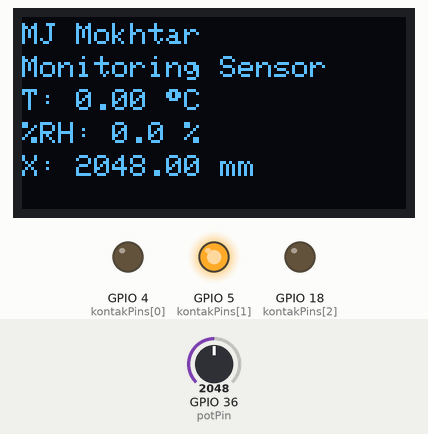
Bench run of a sketch on a simulated ESP32. Shown: 128×64 one-colour display, output pins drawn as LEDs (lit = HIGH). Inputs (shaded band) come from the test bench; at power-on: GPIO 36 (potPin) = 2048. WiFi joins after 1.5 s; servers stay silent unless stated; no MQTT or app messages arrive unless stated; what the sketch prints to the serial monitor is not drawn.

Above: at 0.1 s.
At 2.2 s:
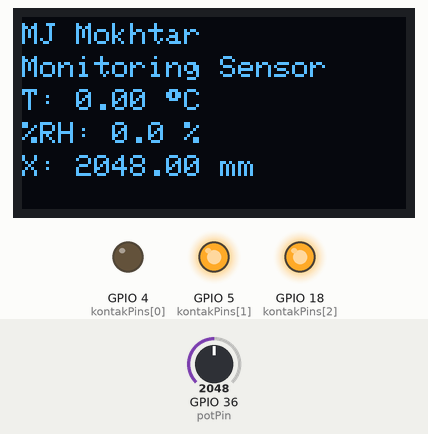
Timing chart, 0 to 3.7 s (numbered marks = the images above):
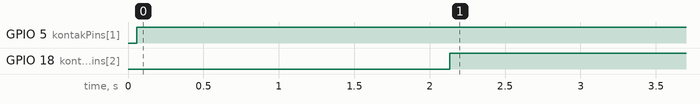

The sketch:

IoT-v2.0.ino
```cpp
#include <WiFi.h>
#include <MQTT.h>

//Koding OLED --------------------------------------->
#include <Adafruit_GFX.h>
#include <Adafruit_SSD1306.h>

#define SCREEN_WIDTH 128 // OLED width,  in pixels
#define SCREEN_HEIGHT 64 // OLED height, in pixels
#define SCREEN_ADDRESS 0x3C ///< See datasheet for Address; 0x3D for 128x64, 0x3C for 128x32

// create an OLED display object connected to I2C
Adafruit_SSD1306 oled(SCREEN_WIDTH, SCREEN_HEIGHT, &Wire, -1);

const char ssid[] = "XXXXXXXXXX";
const char pass[] = "XXXXXXXXXX";

WiFiClient net;
MQTTClient client;

const int kontakPins[] = {4, 5, 18};
const int kontakCount = sizeof(kontakPins) / sizeof(kontakPins[0]);

#define TRH_ID 0
#define ROTARY_ID 1

float temp = 0, humi = 0;

SemaphoreHandle_t xMutex;

void connect() {
  Serial.print("checking wifi...");
  while (WiFi.status() != WL_CONNECTED) {
    Serial.print(".");
    digitalWrite(kontakPins[1], HIGH);
    delay(1000);
  }

  digitalWrite(kontakPins[3], HIGH);
  Serial.print("\nconnecting...");
  while (!client.connect("esp32", "public", "public")) {
    Serial.print(".");
    delay(1000);
  }

  if (client.connected()) {
    Serial.println("\nconnected!");
  } else {
    Serial.println("\nconnection failed, retrying...");
  }
}


void readXY_MD02() {
  uint8_t buff[] = {
    0x01, // Devices Address
    0x04, // Function code
    0x00, // Start Address HIGH
    0x01, // Start Address LOW
    0x00, // Quantity HIGH
    0x02, // Quantity LOW
    0x20, // CRC LOW
    0x0B  // CRC HIGH
  };

  Serial2.write(buff, sizeof(buff));
  Serial2.flush(); // wait send completed

  if (Serial2.find("\x01\x04")) {
    uint8_t n = Serial2.read();

    temp = ((uint16_t)(Serial2.read() << 8) | Serial2.read()) / 100.0; //devided by 100
    humi = ((uint16_t)(Serial2.read() << 8) | Serial2.read()) / 100.0; //devided by 100
  }
}


typedef struct {
  byte deviceID;
  float value1;
  float value2;
} SENSOR;

QueueHandle_t queueSensor = xQueueCreate(8, sizeof(SENSOR));

void trh(void *ptParam) {

  Serial2.begin(9600);
  SENSOR shtSensor;
  shtSensor.deviceID = TRH_ID;

  while (1 ) {
    readXY_MD02();
    char tempString[8];
    dtostrf(temp, 1, 2, tempString);  //Convert float to String
    client.publish("rtos/iot/temperature", tempString);

    char humiString[8];
    dtostrf(humi, 1, 2, humiString);
    client.publish("rtos/iot/humidity", humiString);


    shtSensor.value1 = temp;
    shtSensor.value2 = humi;

    // TickType_t timeOut = portMAX_DELAY;
    TickType_t timeOut = 2000;
    if (xQueueSend(queueSensor, &shtSensor, timeOut) != pdPASS) {
      Serial.println("SHT: Queue is full.");
    }

    vTaskDelay(1000);
  }

}

void rotary(void *ptParam) {
  // Potentiometer is connected to GPIO 34 (Analog ADC1_CH6)
  const int potPin = A0;

  // variable for storing the potentiometer value
  int adcValue = 0;

  SENSOR RSensor;
  RSensor.deviceID = ROTARY_ID;

  while (1 ) {
    adcValue = analogRead(potPin);
    char xString[8];
    dtostrf(adcValue, 1, 2, xString);  //Convert float to String
    client.publish("rtos/iot/distance", xString);

    RSensor.value1 = adcValue;
    RSensor.value2 = 0.0;

    // TickType_t timeOut = portMAX_DELAY;
    TickType_t timeOut = 2000;
    if (xQueueSend(queueSensor, &RSensor, timeOut) != pdPASS) {
      Serial.println("LDR: Queue is full.");
    }

    vTaskDelay(1000);
  }

}

void updateDisplay(float temp, float humidity, float rotaryPos) {
  // Take the mutex before accessing the display
  xSemaphoreTake(xMutex, portMAX_DELAY);

  oled.clearDisplay();

  // Static texts
  oled.setCursor(0, 2);
  oled.println("MJ Mokhtar");
  oled.setCursor(0, 13);
  oled.println("Monitoring Sensor");

  // Sensor readings
  oled.setCursor(0, 24);
  oled.println("T: " + String(temp, 2) + " " + char(247) + "C");
  oled.setCursor(0, 35);
  oled.println("%RH: " + String(humidity, 1) + " %");
  oled.setCursor(0, 46);
  oled.println("X: " + String(rotaryPos) + " mm");

  oled.display();

  // Give the mutex back
  xSemaphoreGive(xMutex);
}

void lcdTask(void *ptParam) {
  oled.begin(SSD1306_SWITCHCAPVCC, SCREEN_ADDRESS);
  oled.setTextSize(1);
  oled.setTextColor(WHITE);

  // Initialize the mutex
  xMutex = xSemaphoreCreateMutex();

  float lastTemperature = 0.0;
  float lastHumidity = 0.0;
  float lastRotaryPosition = 0.0;

  SENSOR data;
  while (1) {
    TickType_t timeOut = 2000 / portTICK_PERIOD_MS;
    if (xQueueReceive(queueSensor, &data, timeOut) == pdPASS) {

      switch (data.deviceID) {
        case TRH_ID:
          lastTemperature = data.value1;
          lastHumidity = data.value2;
          break;

        case ROTARY_ID:
          lastRotaryPosition = data.value1;
          break;

        default:
          Serial.println("LCD: Unknown Device");
          break;
      }
    } else {
      Serial.println("LCD: Message Queue is Empty");
    }

    // Update the display with the latest readings
    updateDisplay(lastTemperature, lastHumidity, lastRotaryPosition);

    vTaskDelay(2000 / portTICK_PERIOD_MS);
  }
}


void mqttLoop(void *pvParameters) {
  for (;;) {
    if (!client.connected()) {
      connect();
    }

    if (client.connected()) {
      digitalWrite(kontakPins[2], HIGH);
      client.loop();
    }

    vTaskDelay(pdMS_TO_TICKS(10)); // Pendekatan non-blocking untuk memastikan keberlanjutan loop
  }
}

void setup()
{
  Serial.begin(115200);

  for (int i = 0; i < kontakCount; i++) {
    pinMode(kontakPins[i], OUTPUT);
  }

  Serial2.begin(9600, SERIAL_8N1, 16, 17); // Rx, Tx
  Serial2.setTimeout(200);

  // start wifi and mqtt
  WiFi.begin(ssid, pass);
  client.begin("192.168.XX.XX", 1883, net);

  // Initialize the mutex
  xMutex = xSemaphoreCreateMutex();

  xTaskCreate(trh, "TRH", 1024 * 4, NULL, 1, NULL);
  xTaskCreate(rotary, "Roraty", 1024 * 4, NULL, 1, NULL);
  xTaskCreate(lcdTask, "lcd", 1024 * 8, NULL, 1, NULL);
  xTaskCreate(
      mqttLoop,
      "MQTTLoopTask",
      10000,
      NULL,
      1,
      NULL);

}


void loop() {}
```

Measured:
- by itself, GPIO 5 (kontakPins[1]): LOW → HIGH at 0.06 s
- by itself, GPIO 18 (kontakPins[2]): LOW → HIGH at 2.1 s
